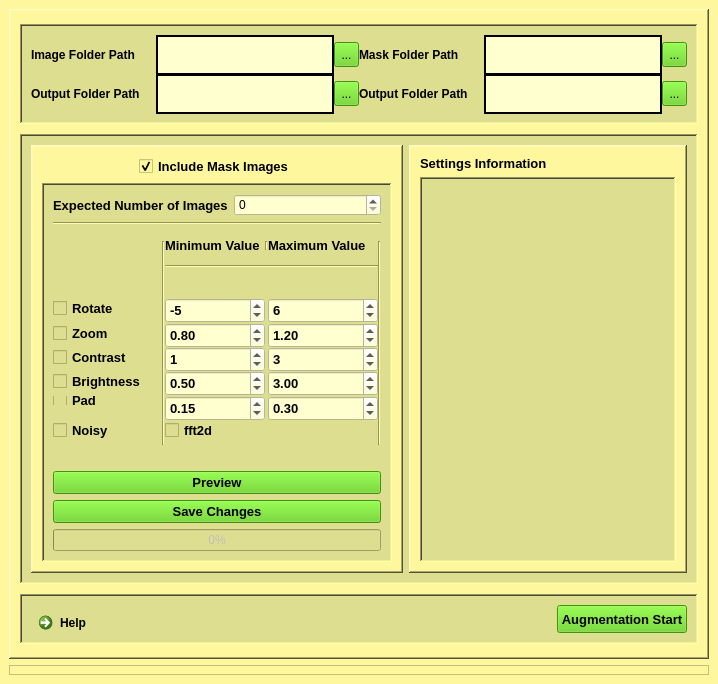
<?xml version="1.0" encoding="UTF-8"?>
<ui version="4.0">
 <class>MainWindow</class>
 <widget class="QMainWindow" name="MainWindow">
  <property name="windowModality">
   <enum>Qt::WindowModal</enum>
  </property>
  <property name="geometry">
   <rect>
    <x>0</x>
    <y>0</y>
    <width>718</width>
    <height>684</height>
   </rect>
  </property>
  <property name="sizePolicy">
   <sizepolicy hsizetype="Fixed" vsizetype="Fixed">
    <horstretch>0</horstretch>
    <verstretch>0</verstretch>
   </sizepolicy>
  </property>
  <property name="minimumSize">
   <size>
    <width>718</width>
    <height>684</height>
   </size>
  </property>
  <property name="maximumSize">
   <size>
    <width>718</width>
    <height>684</height>
   </size>
  </property>
  <property name="windowTitle">
   <string>MainWindow</string>
  </property>
  <property name="styleSheet">
   <string notr="true">background-color: rgb(255, 247, 158);</string>
  </property>
  <widget class="QWidget" name="centralwidget">
   <layout class="QGridLayout" name="gridLayout">
    <item row="0" column="0">
     <widget class="QFrame" name="frame_2">
      <property name="minimumSize">
       <size>
        <width>700</width>
        <height>650</height>
       </size>
      </property>
      <property name="maximumSize">
       <size>
        <width>700</width>
        <height>650</height>
       </size>
      </property>
      <property name="frameShape">
       <enum>QFrame::WinPanel</enum>
      </property>
      <property name="frameShadow">
       <enum>QFrame::Raised</enum>
      </property>
      <layout class="QVBoxLayout" name="verticalLayout" stretch="1,3,1">
       <item>
        <widget class="QFrame" name="frame_4">
         <property name="maximumSize">
          <size>
           <width>16777215</width>
           <height>100</height>
          </size>
         </property>
         <property name="styleSheet">
          <string notr="true">background-color: rgb(222, 222, 144);</string>
         </property>
         <property name="frameShape">
          <enum>QFrame::WinPanel</enum>
         </property>
         <property name="frameShadow">
          <enum>QFrame::Sunken</enum>
         </property>
         <layout class="QVBoxLayout" name="verticalLayout_6">
          <item>
           <layout class="QGridLayout" name="gridLayout_2">
            <property name="sizeConstraint">
             <enum>QLayout::SetFixedSize</enum>
            </property>
            <property name="spacing">
             <number>0</number>
            </property>
            <item row="1" column="1">
             <widget class="QPlainTextEdit" name="txt_imgOut_path">
              <property name="sizePolicy">
               <sizepolicy hsizetype="Preferred" vsizetype="Fixed">
                <horstretch>0</horstretch>
                <verstretch>0</verstretch>
               </sizepolicy>
              </property>
              <property name="minimumSize">
               <size>
                <width>100</width>
                <height>40</height>
               </size>
              </property>
              <property name="styleSheet">
               <string notr="true">background-color: rgb(255, 255, 208);</string>
              </property>
              <property name="frameShape">
               <enum>QFrame::WinPanel</enum>
              </property>
              <property name="frameShadow">
               <enum>QFrame::Plain</enum>
              </property>
             </widget>
            </item>
            <item row="1" column="3">
             <widget class="QLabel" name="label_4">
              <property name="sizePolicy">
               <sizepolicy hsizetype="Expanding" vsizetype="Ignored">
                <horstretch>0</horstretch>
                <verstretch>0</verstretch>
               </sizepolicy>
              </property>
              <property name="minimumSize">
               <size>
                <width>125</width>
                <height>25</height>
               </size>
              </property>
              <property name="maximumSize">
               <size>
                <width>100</width>
                <height>25</height>
               </size>
              </property>
              <property name="font">
               <font>
                <weight>75</weight>
                <bold>true</bold>
               </font>
              </property>
              <property name="text">
               <string>Output Folder Path</string>
              </property>
             </widget>
            </item>
            <item row="0" column="5">
             <widget class="QToolButton" name="btn_mask_path">
              <property name="sizePolicy">
               <sizepolicy hsizetype="Expanding" vsizetype="Ignored">
                <horstretch>0</horstretch>
                <verstretch>0</verstretch>
               </sizepolicy>
              </property>
              <property name="minimumSize">
               <size>
                <width>25</width>
                <height>25</height>
               </size>
              </property>
              <property name="maximumSize">
               <size>
                <width>25</width>
                <height>25</height>
               </size>
              </property>
              <property name="styleSheet">
               <string notr="true">background-color: rgb(89, 206, 16);</string>
              </property>
              <property name="text">
               <string>...</string>
              </property>
             </widget>
            </item>
            <item row="0" column="1">
             <widget class="QPlainTextEdit" name="txt_img_path">
              <property name="sizePolicy">
               <sizepolicy hsizetype="Preferred" vsizetype="Fixed">
                <horstretch>0</horstretch>
                <verstretch>0</verstretch>
               </sizepolicy>
              </property>
              <property name="minimumSize">
               <size>
                <width>100</width>
                <height>40</height>
               </size>
              </property>
              <property name="styleSheet">
               <string notr="true">background-color: rgb(255, 255, 208);</string>
              </property>
              <property name="frameShape">
               <enum>QFrame::WinPanel</enum>
              </property>
              <property name="frameShadow">
               <enum>QFrame::Plain</enum>
              </property>
             </widget>
            </item>
            <item row="0" column="0">
             <widget class="QLabel" name="label">
              <property name="sizePolicy">
               <sizepolicy hsizetype="Expanding" vsizetype="Ignored">
                <horstretch>0</horstretch>
                <verstretch>0</verstretch>
               </sizepolicy>
              </property>
              <property name="minimumSize">
               <size>
                <width>125</width>
                <height>25</height>
               </size>
              </property>
              <property name="maximumSize">
               <size>
                <width>100</width>
                <height>25</height>
               </size>
              </property>
              <property name="font">
               <font>
                <weight>75</weight>
                <bold>true</bold>
               </font>
              </property>
              <property name="text">
               <string>Image Folder Path</string>
              </property>
             </widget>
            </item>
            <item row="0" column="4">
             <widget class="QPlainTextEdit" name="txt_mask_path">
              <property name="sizePolicy">
               <sizepolicy hsizetype="Preferred" vsizetype="Fixed">
                <horstretch>0</horstretch>
                <verstretch>0</verstretch>
               </sizepolicy>
              </property>
              <property name="minimumSize">
               <size>
                <width>100</width>
                <height>40</height>
               </size>
              </property>
              <property name="styleSheet">
               <string notr="true">background-color: rgb(255, 255, 208);</string>
              </property>
              <property name="frameShape">
               <enum>QFrame::WinPanel</enum>
              </property>
              <property name="frameShadow">
               <enum>QFrame::Plain</enum>
              </property>
             </widget>
            </item>
            <item row="0" column="3">
             <widget class="QLabel" name="label_3">
              <property name="enabled">
               <bool>true</bool>
              </property>
              <property name="sizePolicy">
               <sizepolicy hsizetype="Expanding" vsizetype="Ignored">
                <horstretch>0</horstretch>
                <verstretch>0</verstretch>
               </sizepolicy>
              </property>
              <property name="minimumSize">
               <size>
                <width>125</width>
                <height>25</height>
               </size>
              </property>
              <property name="maximumSize">
               <size>
                <width>100</width>
                <height>25</height>
               </size>
              </property>
              <property name="font">
               <font>
                <weight>75</weight>
                <bold>true</bold>
               </font>
              </property>
              <property name="text">
               <string>Mask Folder Path</string>
              </property>
             </widget>
            </item>
            <item row="1" column="5">
             <widget class="QToolButton" name="btn_maskOut_path">
              <property name="sizePolicy">
               <sizepolicy hsizetype="Expanding" vsizetype="Ignored">
                <horstretch>0</horstretch>
                <verstretch>0</verstretch>
               </sizepolicy>
              </property>
              <property name="minimumSize">
               <size>
                <width>25</width>
                <height>25</height>
               </size>
              </property>
              <property name="maximumSize">
               <size>
                <width>25</width>
                <height>25</height>
               </size>
              </property>
              <property name="styleSheet">
               <string notr="true">background-color: rgb(89, 206, 16);</string>
              </property>
              <property name="text">
               <string>...</string>
              </property>
             </widget>
            </item>
            <item row="1" column="4">
             <widget class="QPlainTextEdit" name="txt_maskOut_path">
              <property name="sizePolicy">
               <sizepolicy hsizetype="Preferred" vsizetype="Fixed">
                <horstretch>0</horstretch>
                <verstretch>0</verstretch>
               </sizepolicy>
              </property>
              <property name="minimumSize">
               <size>
                <width>100</width>
                <height>40</height>
               </size>
              </property>
              <property name="styleSheet">
               <string notr="true">background-color: rgb(255, 255, 208);</string>
              </property>
              <property name="frameShape">
               <enum>QFrame::WinPanel</enum>
              </property>
              <property name="frameShadow">
               <enum>QFrame::Plain</enum>
              </property>
             </widget>
            </item>
            <item row="0" column="2">
             <widget class="QToolButton" name="btn_img_path">
              <property name="sizePolicy">
               <sizepolicy hsizetype="Expanding" vsizetype="Ignored">
                <horstretch>0</horstretch>
                <verstretch>0</verstretch>
               </sizepolicy>
              </property>
              <property name="minimumSize">
               <size>
                <width>25</width>
                <height>25</height>
               </size>
              </property>
              <property name="maximumSize">
               <size>
                <width>25</width>
                <height>25</height>
               </size>
              </property>
              <property name="styleSheet">
               <string notr="true">background-color: rgb(89, 206, 16);</string>
              </property>
              <property name="text">
               <string>...</string>
              </property>
             </widget>
            </item>
            <item row="1" column="2">
             <widget class="QToolButton" name="btn_imgOut_path">
              <property name="sizePolicy">
               <sizepolicy hsizetype="Expanding" vsizetype="Ignored">
                <horstretch>0</horstretch>
                <verstretch>0</verstretch>
               </sizepolicy>
              </property>
              <property name="minimumSize">
               <size>
                <width>25</width>
                <height>25</height>
               </size>
              </property>
              <property name="maximumSize">
               <size>
                <width>25</width>
                <height>25</height>
               </size>
              </property>
              <property name="styleSheet">
               <string notr="true">background-color: rgb(89, 206, 16);</string>
              </property>
              <property name="text">
               <string>...</string>
              </property>
             </widget>
            </item>
            <item row="1" column="0">
             <widget class="QLabel" name="label_2">
              <property name="sizePolicy">
               <sizepolicy hsizetype="Expanding" vsizetype="Ignored">
                <horstretch>0</horstretch>
                <verstretch>0</verstretch>
               </sizepolicy>
              </property>
              <property name="minimumSize">
               <size>
                <width>125</width>
                <height>25</height>
               </size>
              </property>
              <property name="maximumSize">
               <size>
                <width>100</width>
                <height>25</height>
               </size>
              </property>
              <property name="font">
               <font>
                <weight>75</weight>
                <bold>true</bold>
               </font>
              </property>
              <property name="text">
               <string>Output Folder Path</string>
              </property>
             </widget>
            </item>
           </layout>
          </item>
         </layout>
        </widget>
       </item>
       <item>
        <widget class="QFrame" name="frame_5">
         <property name="minimumSize">
          <size>
           <width>0</width>
           <height>450</height>
          </size>
         </property>
         <property name="maximumSize">
          <size>
           <width>16777215</width>
           <height>450</height>
          </size>
         </property>
         <property name="styleSheet">
          <string notr="true">background-color: rgb(222, 222, 144);</string>
         </property>
         <property name="frameShape">
          <enum>QFrame::WinPanel</enum>
         </property>
         <property name="frameShadow">
          <enum>QFrame::Sunken</enum>
         </property>
         <layout class="QHBoxLayout" name="horizontalLayout_5">
          <item>
           <widget class="QFrame" name="frame_8">
            <property name="styleSheet">
             <string notr="true">background-color: rgb(255, 247, 158);</string>
            </property>
            <property name="frameShape">
             <enum>QFrame::WinPanel</enum>
            </property>
            <property name="frameShadow">
             <enum>QFrame::Raised</enum>
            </property>
            <layout class="QVBoxLayout" name="verticalLayout_8">
             <item>
              <layout class="QHBoxLayout" name="horizontalLayout_4">
               <property name="sizeConstraint">
                <enum>QLayout::SetFixedSize</enum>
               </property>
               <item>
                <widget class="QCheckBox" name="check_mask_images">
                 <property name="sizePolicy">
                  <sizepolicy hsizetype="Fixed" vsizetype="Fixed">
                   <horstretch>0</horstretch>
                   <verstretch>0</verstretch>
                  </sizepolicy>
                 </property>
                 <property name="font">
                  <font>
                   <pointsize>10</pointsize>
                   <weight>75</weight>
                   <bold>true</bold>
                  </font>
                 </property>
                 <property name="text">
                  <string>Include Mask Images</string>
                 </property>
                 <property name="checked">
                  <bool>true</bool>
                 </property>
                </widget>
               </item>
              </layout>
             </item>
             <item>
              <widget class="QFrame" name="frame">
               <property name="sizePolicy">
                <sizepolicy hsizetype="Preferred" vsizetype="Minimum">
                 <horstretch>0</horstretch>
                 <verstretch>0</verstretch>
                </sizepolicy>
               </property>
               <property name="styleSheet">
                <string notr="true">background-color: rgb(222, 222, 144);</string>
               </property>
               <property name="frameShape">
                <enum>QFrame::WinPanel</enum>
               </property>
               <property name="frameShadow">
                <enum>QFrame::Sunken</enum>
               </property>
               <layout class="QVBoxLayout" name="verticalLayout_4">
                <item>
                 <layout class="QHBoxLayout" name="horizontalLayout_3">
                  <item>
                   <widget class="QLabel" name="label_8">
                    <property name="font">
                     <font>
                      <pointsize>10</pointsize>
                      <weight>75</weight>
                      <bold>true</bold>
                     </font>
                    </property>
                    <property name="text">
                     <string>Expected Number of Images</string>
                    </property>
                   </widget>
                  </item>
                  <item>
                   <widget class="QSpinBox" name="spin_expected_number">
                    <property name="styleSheet">
                     <string notr="true">background-color: rgb(255, 255, 208);</string>
                    </property>
                    <property name="maximum">
                     <number>900000000</number>
                    </property>
                    <property name="value">
                     <number>0</number>
                    </property>
                   </widget>
                  </item>
                 </layout>
                </item>
                <item>
                 <widget class="Line" name="line">
                  <property name="orientation">
                   <enum>Qt::Horizontal</enum>
                  </property>
                 </widget>
                </item>
                <item>
                 <layout class="QGridLayout" name="gridLayout_3" rowstretch="0,0,0,0,0,0,0,0,0,0,0" rowminimumheight="0,0,0,0,0,0,0,0,0,0,0">
                  <property name="topMargin">
                   <number>10</number>
                  </property>
                  <property name="bottomMargin">
                   <number>20</number>
                  </property>
                  <property name="horizontalSpacing">
                   <number>0</number>
                  </property>
                  <property name="verticalSpacing">
                   <number>15</number>
                  </property>
                  <item row="1" column="5" rowspan="10">
                   <widget class="Line" name="line_4">
                    <property name="sizePolicy">
                     <sizepolicy hsizetype="Fixed" vsizetype="Expanding">
                      <horstretch>0</horstretch>
                      <verstretch>0</verstretch>
                     </sizepolicy>
                    </property>
                    <property name="orientation">
                     <enum>Qt::Vertical</enum>
                    </property>
                   </widget>
                  </item>
                  <item row="5" column="0">
                   <widget class="QCheckBox" name="check_Zoom">
                    <property name="minimumSize">
                     <size>
                      <width>0</width>
                      <height>20</height>
                     </size>
                    </property>
                    <property name="font">
                     <font>
                      <pointsize>10</pointsize>
                      <weight>75</weight>
                      <bold>true</bold>
                     </font>
                    </property>
                    <property name="text">
                     <string>Zoom</string>
                    </property>
                   </widget>
                  </item>
                  <item row="6" column="4">
                   <widget class="QSpinBox" name="spin_Contrast_max">
                    <property name="minimumSize">
                     <size>
                      <width>0</width>
                      <height>25</height>
                     </size>
                    </property>
                    <property name="font">
                     <font>
                      <pointsize>10</pointsize>
                      <weight>75</weight>
                      <bold>true</bold>
                     </font>
                    </property>
                    <property name="styleSheet">
                     <string notr="true">background-color: rgb(255, 255, 208);</string>
                    </property>
                    <property name="maximum">
                     <number>10000</number>
                    </property>
                    <property name="value">
                     <number>3</number>
                    </property>
                   </widget>
                  </item>
                  <item row="7" column="0">
                   <widget class="QCheckBox" name="check_Brightess">
                    <property name="minimumSize">
                     <size>
                      <width>0</width>
                      <height>20</height>
                     </size>
                    </property>
                    <property name="font">
                     <font>
                      <pointsize>10</pointsize>
                      <weight>75</weight>
                      <bold>true</bold>
                     </font>
                    </property>
                    <property name="text">
                     <string>Brightness</string>
                    </property>
                   </widget>
                  </item>
                  <item row="1" column="2">
                   <widget class="QLabel" name="label_5">
                    <property name="sizePolicy">
                     <sizepolicy hsizetype="Fixed" vsizetype="Fixed">
                      <horstretch>0</horstretch>
                      <verstretch>0</verstretch>
                     </sizepolicy>
                    </property>
                    <property name="minimumSize">
                     <size>
                      <width>100</width>
                      <height>0</height>
                     </size>
                    </property>
                    <property name="font">
                     <font>
                      <pointsize>10</pointsize>
                      <weight>75</weight>
                      <bold>true</bold>
                     </font>
                    </property>
                    <property name="text">
                     <string>Minimum Value</string>
                    </property>
                   </widget>
                  </item>
                  <item row="4" column="0">
                   <widget class="QCheckBox" name="check_Rotate">
                    <property name="minimumSize">
                     <size>
                      <width>0</width>
                      <height>20</height>
                     </size>
                    </property>
                    <property name="font">
                     <font>
                      <pointsize>10</pointsize>
                      <weight>75</weight>
                      <bold>true</bold>
                     </font>
                    </property>
                    <property name="text">
                     <string>Rotate</string>
                    </property>
                    <property name="tristate">
                     <bool>false</bool>
                    </property>
                   </widget>
                  </item>
                  <item row="9" column="0">
                   <widget class="QCheckBox" name="check_Noisy">
                    <property name="minimumSize">
                     <size>
                      <width>0</width>
                      <height>20</height>
                     </size>
                    </property>
                    <property name="font">
                     <font>
                      <pointsize>10</pointsize>
                      <weight>75</weight>
                      <bold>true</bold>
                     </font>
                    </property>
                    <property name="text">
                     <string>Noisy</string>
                    </property>
                   </widget>
                  </item>
                  <item row="6" column="2">
                   <widget class="QSpinBox" name="spin_Contrast_min">
                    <property name="minimumSize">
                     <size>
                      <width>0</width>
                      <height>25</height>
                     </size>
                    </property>
                    <property name="font">
                     <font>
                      <pointsize>10</pointsize>
                      <weight>75</weight>
                      <bold>true</bold>
                     </font>
                    </property>
                    <property name="styleSheet">
                     <string notr="true">background-color: rgb(255, 255, 208);</string>
                    </property>
                    <property name="maximum">
                     <number>10000</number>
                    </property>
                    <property name="value">
                     <number>1</number>
                    </property>
                   </widget>
                  </item>
                  <item row="1" column="3">
                   <widget class="Line" name="line_3">
                    <property name="sizePolicy">
                     <sizepolicy hsizetype="Fixed" vsizetype="Expanding">
                      <horstretch>0</horstretch>
                      <verstretch>0</verstretch>
                     </sizepolicy>
                    </property>
                    <property name="orientation">
                     <enum>Qt::Vertical</enum>
                    </property>
                   </widget>
                  </item>
                  <item row="5" column="2">
                   <widget class="QDoubleSpinBox" name="spin_Zoom_min">
                    <property name="minimumSize">
                     <size>
                      <width>0</width>
                      <height>25</height>
                     </size>
                    </property>
                    <property name="font">
                     <font>
                      <pointsize>10</pointsize>
                      <weight>75</weight>
                      <bold>true</bold>
                     </font>
                    </property>
                    <property name="styleSheet">
                     <string notr="true">background-color: rgb(255, 255, 208);</string>
                    </property>
                    <property name="value">
                     <double>0.800000000000000</double>
                    </property>
                   </widget>
                  </item>
                  <item row="4" column="2">
                   <widget class="QSpinBox" name="spin_Rotate_min">
                    <property name="minimumSize">
                     <size>
                      <width>0</width>
                      <height>25</height>
                     </size>
                    </property>
                    <property name="font">
                     <font>
                      <pointsize>10</pointsize>
                      <weight>75</weight>
                      <bold>true</bold>
                     </font>
                    </property>
                    <property name="styleSheet">
                     <string notr="true">background-color: rgb(255, 255, 208);</string>
                    </property>
                    <property name="minimum">
                     <number>-10000</number>
                    </property>
                    <property name="maximum">
                     <number>10000</number>
                    </property>
                    <property name="singleStep">
                     <number>1</number>
                    </property>
                    <property name="value">
                     <number>-5</number>
                    </property>
                   </widget>
                  </item>
                  <item row="5" column="4">
                   <widget class="QDoubleSpinBox" name="spin_Zoom_max">
                    <property name="minimumSize">
                     <size>
                      <width>0</width>
                      <height>25</height>
                     </size>
                    </property>
                    <property name="font">
                     <font>
                      <pointsize>10</pointsize>
                      <weight>75</weight>
                      <bold>true</bold>
                     </font>
                    </property>
                    <property name="styleSheet">
                     <string notr="true">background-color: rgb(255, 255, 208);</string>
                    </property>
                    <property name="value">
                     <double>1.200000000000000</double>
                    </property>
                   </widget>
                  </item>
                  <item row="4" column="4">
                   <widget class="QSpinBox" name="spin_Rotate_max">
                    <property name="minimumSize">
                     <size>
                      <width>0</width>
                      <height>25</height>
                     </size>
                    </property>
                    <property name="font">
                     <font>
                      <pointsize>10</pointsize>
                      <weight>75</weight>
                      <bold>true</bold>
                     </font>
                    </property>
                    <property name="styleSheet">
                     <string notr="true">background-color: rgb(255, 255, 208);</string>
                    </property>
                    <property name="minimum">
                     <number>-10000</number>
                    </property>
                    <property name="maximum">
                     <number>10000</number>
                    </property>
                    <property name="value">
                     <number>6</number>
                    </property>
                   </widget>
                  </item>
                  <item row="1" column="1" rowspan="10">
                   <widget class="Line" name="line_5">
                    <property name="sizePolicy">
                     <sizepolicy hsizetype="Fixed" vsizetype="Expanding">
                      <horstretch>0</horstretch>
                      <verstretch>0</verstretch>
                     </sizepolicy>
                    </property>
                    <property name="orientation">
                     <enum>Qt::Vertical</enum>
                    </property>
                   </widget>
                  </item>
                  <item row="7" column="2">
                   <widget class="QDoubleSpinBox" name="spin_Brightness_min">
                    <property name="minimumSize">
                     <size>
                      <width>0</width>
                      <height>25</height>
                     </size>
                    </property>
                    <property name="font">
                     <font>
                      <pointsize>10</pointsize>
                      <weight>75</weight>
                      <bold>true</bold>
                     </font>
                    </property>
                    <property name="styleSheet">
                     <string notr="true">background-color: rgb(255, 255, 208);</string>
                    </property>
                    <property name="value">
                     <double>0.500000000000000</double>
                    </property>
                   </widget>
                  </item>
                  <item row="6" column="0">
                   <widget class="QCheckBox" name="check_Contrast">
                    <property name="minimumSize">
                     <size>
                      <width>0</width>
                      <height>20</height>
                     </size>
                    </property>
                    <property name="font">
                     <font>
                      <pointsize>10</pointsize>
                      <weight>75</weight>
                      <bold>true</bold>
                     </font>
                    </property>
                    <property name="text">
                     <string>Contrast</string>
                    </property>
                   </widget>
                  </item>
                  <item row="7" column="4">
                   <widget class="QDoubleSpinBox" name="spin_Brightness_max">
                    <property name="minimumSize">
                     <size>
                      <width>0</width>
                      <height>25</height>
                     </size>
                    </property>
                    <property name="font">
                     <font>
                      <pointsize>10</pointsize>
                      <weight>75</weight>
                      <bold>true</bold>
                     </font>
                    </property>
                    <property name="styleSheet">
                     <string notr="true">background-color: rgb(255, 255, 208);</string>
                    </property>
                    <property name="value">
                     <double>3.000000000000000</double>
                    </property>
                   </widget>
                  </item>
                  <item row="1" column="4">
                   <widget class="QLabel" name="label_6">
                    <property name="minimumSize">
                     <size>
                      <width>110</width>
                      <height>0</height>
                     </size>
                    </property>
                    <property name="font">
                     <font>
                      <pointsize>10</pointsize>
                      <weight>75</weight>
                      <bold>true</bold>
                     </font>
                    </property>
                    <property name="text">
                     <string>Maximum Value</string>
                    </property>
                   </widget>
                  </item>
                  <item row="2" column="2" colspan="3">
                   <widget class="Line" name="line_2">
                    <property name="orientation">
                     <enum>Qt::Horizontal</enum>
                    </property>
                   </widget>
                  </item>
                  <item row="8" column="0">
                   <widget class="QCheckBox" name="check_pad">
                    <property name="font">
                     <font>
                      <pointsize>10</pointsize>
                      <weight>75</weight>
                      <bold>true</bold>
                     </font>
                    </property>
                    <property name="text">
                     <string>Pad</string>
                    </property>
                   </widget>
                  </item>
                  <item row="9" column="2">
                   <widget class="QCheckBox" name="check_fft2d">
                    <property name="minimumSize">
                     <size>
                      <width>0</width>
                      <height>20</height>
                     </size>
                    </property>
                    <property name="font">
                     <font>
                      <pointsize>10</pointsize>
                      <weight>75</weight>
                      <bold>true</bold>
                     </font>
                    </property>
                    <property name="text">
                     <string>fft2d</string>
                    </property>
                   </widget>
                  </item>
                  <item row="8" column="2">
                   <widget class="QDoubleSpinBox" name="spin_pad_min">
                    <property name="minimumSize">
                     <size>
                      <width>0</width>
                      <height>25</height>
                     </size>
                    </property>
                    <property name="font">
                     <font>
                      <pointsize>10</pointsize>
                      <weight>75</weight>
                      <bold>true</bold>
                     </font>
                    </property>
                    <property name="styleSheet">
                     <string notr="true">background-color: rgb(255, 255, 208);</string>
                    </property>
                    <property name="value">
                     <double>0.150000000000000</double>
                    </property>
                   </widget>
                  </item>
                  <item row="8" column="4">
                   <widget class="QDoubleSpinBox" name="spin_pad_max">
                    <property name="minimumSize">
                     <size>
                      <width>0</width>
                      <height>25</height>
                     </size>
                    </property>
                    <property name="font">
                     <font>
                      <pointsize>10</pointsize>
                      <weight>75</weight>
                      <bold>true</bold>
                     </font>
                    </property>
                    <property name="styleSheet">
                     <string notr="true">background-color: rgb(255, 255, 208);</string>
                    </property>
                    <property name="value">
                     <double>0.300000000000000</double>
                    </property>
                   </widget>
                  </item>
                 </layout>
                </item>
                <item>
                 <layout class="QVBoxLayout" name="verticalLayout_3">
                  <item>
                   <widget class="QPushButton" name="btn_preview">
                    <property name="font">
                     <font>
                      <pointsize>10</pointsize>
                      <weight>75</weight>
                      <bold>true</bold>
                     </font>
                    </property>
                    <property name="styleSheet">
                     <string notr="true">background-color: rgb(89, 206, 16);</string>
                    </property>
                    <property name="text">
                     <string>Preview</string>
                    </property>
                   </widget>
                  </item>
                  <item>
                   <widget class="QPushButton" name="btn_save">
                    <property name="font">
                     <font>
                      <pointsize>10</pointsize>
                      <weight>75</weight>
                      <bold>true</bold>
                     </font>
                    </property>
                    <property name="styleSheet">
                     <string notr="true">background-color: rgb(89, 206, 16);</string>
                    </property>
                    <property name="text">
                     <string>Save Changes</string>
                    </property>
                   </widget>
                  </item>
                  <item>
                   <widget class="QProgressBar" name="progressBar">
                    <property name="enabled">
                     <bool>false</bool>
                    </property>
                    <property name="value">
                     <number>0</number>
                    </property>
                    <property name="format">
                     <string>%p%</string>
                    </property>
                   </widget>
                  </item>
                 </layout>
                </item>
               </layout>
              </widget>
             </item>
            </layout>
           </widget>
          </item>
          <item>
           <widget class="QFrame" name="frame_7">
            <property name="styleSheet">
             <string notr="true">background-color: rgb(255, 247, 158);</string>
            </property>
            <property name="frameShape">
             <enum>QFrame::WinPanel</enum>
            </property>
            <property name="frameShadow">
             <enum>QFrame::Raised</enum>
            </property>
            <layout class="QVBoxLayout" name="verticalLayout_7">
             <item>
              <widget class="QLabel" name="label_7">
               <property name="font">
                <font>
                 <pointsize>10</pointsize>
                 <weight>75</weight>
                 <bold>true</bold>
                </font>
               </property>
               <property name="text">
                <string>Settings Information</string>
               </property>
              </widget>
             </item>
             <item>
              <widget class="QListWidget" name="listView">
               <property name="sizePolicy">
                <sizepolicy hsizetype="Preferred" vsizetype="Expanding">
                 <horstretch>0</horstretch>
                 <verstretch>0</verstretch>
                </sizepolicy>
               </property>
               <property name="font">
                <font>
                 <family>NSimSun</family>
                 <pointsize>12</pointsize>
                </font>
               </property>
               <property name="styleSheet">
                <string notr="true">background-color: rgb(222, 222, 144);</string>
               </property>
               <property name="frameShape">
                <enum>QFrame::WinPanel</enum>
               </property>
               <property name="frameShadow">
                <enum>QFrame::Sunken</enum>
               </property>
               <property name="selectionMode">
                <enum>QAbstractItemView::NoSelection</enum>
               </property>
              </widget>
             </item>
            </layout>
           </widget>
          </item>
         </layout>
        </widget>
       </item>
       <item>
        <widget class="QFrame" name="frame_6">
         <property name="minimumSize">
          <size>
           <width>0</width>
           <height>50</height>
          </size>
         </property>
         <property name="maximumSize">
          <size>
           <width>16777215</width>
           <height>50</height>
          </size>
         </property>
         <property name="styleSheet">
          <string notr="true">background-color: rgb(222, 222, 144);</string>
         </property>
         <property name="frameShape">
          <enum>QFrame::WinPanel</enum>
         </property>
         <property name="frameShadow">
          <enum>QFrame::Sunken</enum>
         </property>
         <layout class="QHBoxLayout" name="horizontalLayout_6">
          <item>
           <widget class="QCommandLinkButton" name="commandLinkButton">
            <property name="sizePolicy">
             <sizepolicy hsizetype="Fixed" vsizetype="Preferred">
              <horstretch>0</horstretch>
              <verstretch>0</verstretch>
             </sizepolicy>
            </property>
            <property name="text">
             <string>Help</string>
            </property>
           </widget>
          </item>
          <item>
           <spacer name="horizontalSpacer_2">
            <property name="orientation">
             <enum>Qt::Horizontal</enum>
            </property>
            <property name="sizeHint" stdset="0">
             <size>
              <width>40</width>
              <height>20</height>
             </size>
            </property>
           </spacer>
          </item>
          <item>
           <widget class="QPushButton" name="btn_start">
            <property name="sizePolicy">
             <sizepolicy hsizetype="Minimum" vsizetype="Ignored">
              <horstretch>0</horstretch>
              <verstretch>0</verstretch>
             </sizepolicy>
            </property>
            <property name="font">
             <font>
              <pointsize>10</pointsize>
              <weight>75</weight>
              <bold>true</bold>
             </font>
            </property>
            <property name="styleSheet">
             <string notr="true">background-color: rgb(89, 206, 16);</string>
            </property>
            <property name="text">
             <string>Augmentation Start</string>
            </property>
           </widget>
          </item>
         </layout>
        </widget>
       </item>
      </layout>
     </widget>
    </item>
    <item row="1" column="0">
     <widget class="QFrame" name="frame_3">
      <property name="frameShape">
       <enum>QFrame::StyledPanel</enum>
      </property>
      <property name="frameShadow">
       <enum>QFrame::Raised</enum>
      </property>
     </widget>
    </item>
   </layout>
  </widget>
 </widget>
 <resources/>
 <connections/>
</ui>
